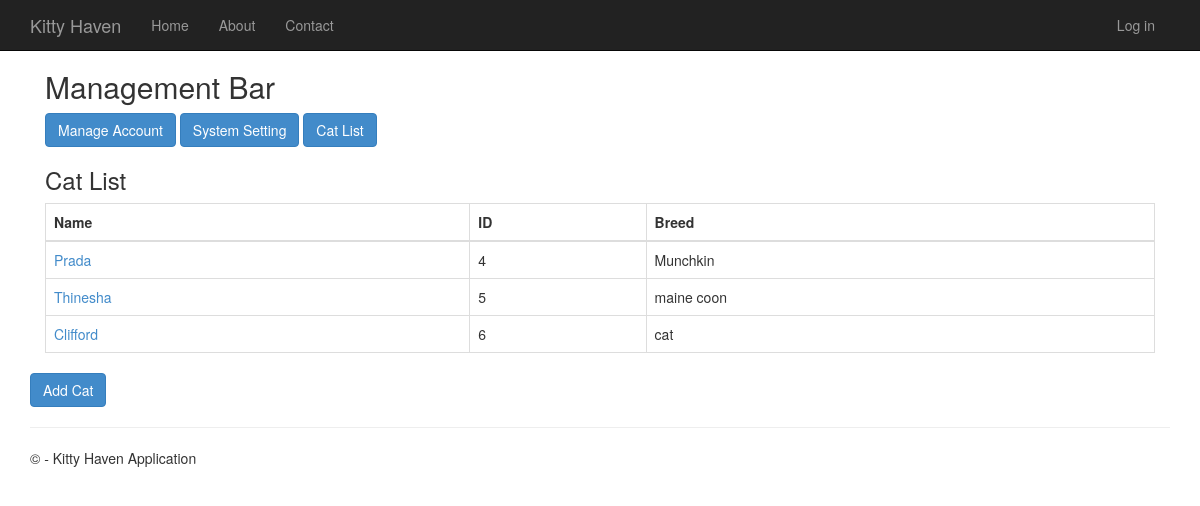
The app's page /cat-list/, older data.
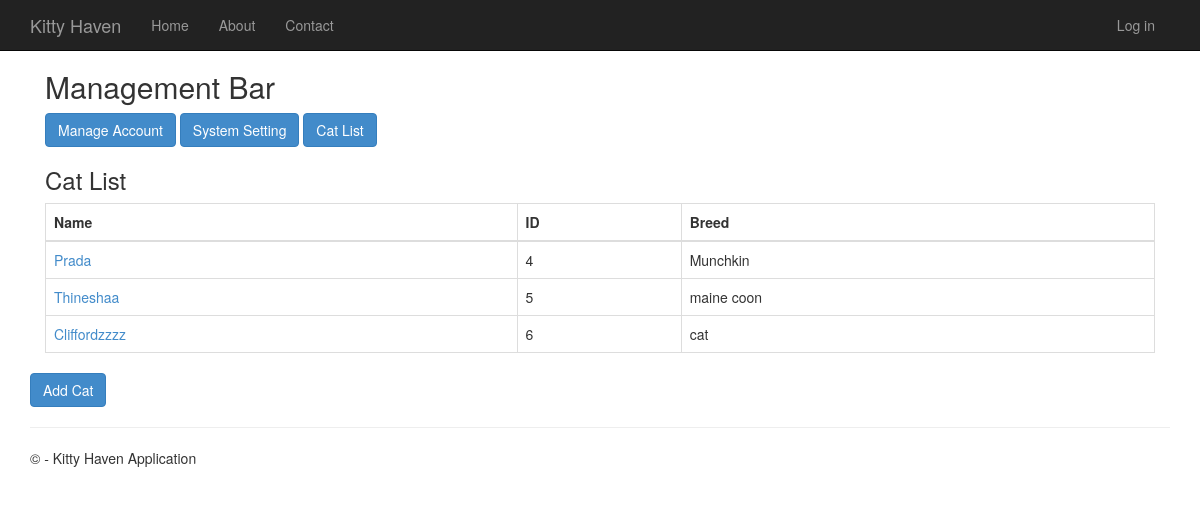
The same page, newer data.
### CatDatabase/models.py (models this page shows, shortened)
class Cat(models.Model):
    CatID = models.AutoField(primary_key=True)
    UserID = models.ForeignKey(djangoUser, on_delete=models.CASCADE, null=True, blank=True)
    Name = models.CharField(max_length=50)
    Breed = models.CharField(max_length=50)
    Age = models.IntegerField()
    Gender = models.CharField(max_length=1)
    Description = models.CharField(max_length=500)

### app/views.py (the view)
# urls.py: path('cat-list/', views.cat_list, name='cat_list'),
def cat_list(request):
    cats = Cat.objects.all()
    return render(request, 'app/cat_list.html', {'cats': cats})

### app/templates/app/cat_list.html (shortened to what this page needs)
{% extends "app/layout.html" %}
{% block content %}
<div class="container border p-4">
    <h2 class="fw-bold border-bottom pb-2">Management Bar</h2>
    <div class="d-flex justify-content-between align-items-center mb-3">
        <div>
            <a href="{% url 'menu' %}" class="btn btn-primary">Manage Account</a>
            <a href="{% url 'system_settings' %}" class="btn btn-primary"> System Setting</a>
            <a href="{% url 'cat_list' %}" class="btn btn-primary"> Cat List</a>
        </div>
    </div>
    <h3 class="fw-bold">Cat List</h3>
    <div class="table-responsive">
        <table class="table table-bordered">
            <thead class="table-dark">
                <tr>
                    <th>Name</th>
                    <th>ID</th>
                    <th>Breed</th>
                </tr>
            </thead>
            <tbody>
                {% for cat in cats %}
                <tr>
                    <td>
                        <a href="{% url 'cat_details' cat.CatID %}" class="text-decoration-none">
                            {{ cat.Name }}
                        </a>
                    </td>
                    <td>{{ cat.CatID }}</td>
                    <td>{{ cat.Breed }}</td>
                </tr>
                {% empty %}
                <tr>
                    <td colspan="4" class="text-center">No cats found</td>
                </tr>
                {% endfor %}
            </tbody>
        </table>
    </div>
</div>
<div class="mt-3">
    <a href="{% url 'create_cat' %}" class="btn btn-primary">Add Cat</a>
</div>
{% endblock %}

Row changes from the older to the newer data that the page shows:
changed Cat "maine coon": Name "Thinesha" → "Thineshaa"
changed Cat "cat": Name "Clifford" → "Cliffordzzzz"
